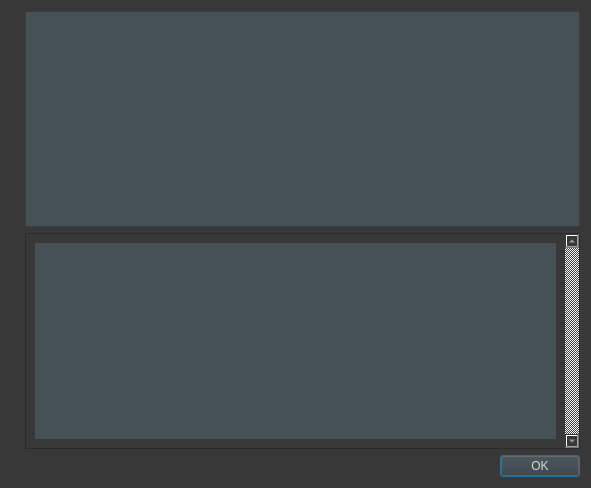
<?xml version="1.0" encoding="UTF-8"?>
<ui version="4.0">
 <class>HelpMessageDialog</class>
 <widget class="QDialog" name="HelpMessageDialog">
  <property name="geometry">
   <rect>
    <x>0</x>
    <y>0</y>
    <width>591</width>
    <height>488</height>
   </rect>
  </property>
  <property name="font">
   <font>
    <pointsize>10</pointsize>
   </font>
  </property>
  <property name="windowTitle">
   <string notr="true">TWINS Core - Command-line options</string>
  </property>
  <property name="styleSheet">
   <string notr="true">background-color:rgb(56, 56, 56);
color:rgb(211, 215, 207);</string>
  </property>
  <layout class="QHBoxLayout" name="horizontalLayout_2">
   <item>
    <widget class="QLabel" name="graphic">
     <property name="sizePolicy">
      <sizepolicy hsizetype="Preferred" vsizetype="Ignored">
       <horstretch>0</horstretch>
       <verstretch>0</verstretch>
      </sizepolicy>
     </property>
     <property name="styleSheet">
      <string notr="true">background-color:rgb(56, 56, 56);
color:rgb(211, 215, 207);</string>
     </property>
     <property name="pixmap">
      <pixmap resource="../twins.qrc">:/images/about</pixmap>
     </property>
    </widget>
   </item>
   <item>
    <layout class="QVBoxLayout" name="verticalLayout">
     <item>
      <widget class="QTextEdit" name="helpMessage">
       <property name="styleSheet">
        <string notr="true">background-color:rgb(70, 81, 86);
color:rgb(211, 215, 207);</string>
       </property>
       <property name="readOnly">
        <bool>true</bool>
       </property>
      </widget>
     </item>
     <item>
      <widget class="QScrollArea" name="scrollArea">
       <property name="verticalScrollBarPolicy">
        <enum>Qt::ScrollBarAlwaysOn</enum>
       </property>
       <property name="widgetResizable">
        <bool>true</bool>
       </property>
       <widget class="QWidget" name="scrollAreaWidgetContents">
        <property name="geometry">
         <rect>
          <x>0</x>
          <y>0</y>
          <width>70</width>
          <height>212</height>
         </rect>
        </property>
        <layout class="QVBoxLayout" name="verticalLayout_2">
         <item>
          <widget class="QLabel" name="aboutMessage">
           <property name="cursor">
            <cursorShape>IBeamCursor</cursorShape>
           </property>
           <property name="styleSheet">
            <string notr="true">background-color:rgb(70, 81, 86);
color:rgb(211, 215, 207);</string>
           </property>
           <property name="textFormat">
            <enum>Qt::PlainText</enum>
           </property>
           <property name="alignment">
            <set>Qt::AlignLeading|Qt::AlignLeft|Qt::AlignTop</set>
           </property>
           <property name="openExternalLinks">
            <bool>true</bool>
           </property>
           <property name="textInteractionFlags">
            <set>Qt::LinksAccessibleByMouse|Qt::TextSelectableByKeyboard|Qt::TextSelectableByMouse</set>
           </property>
          </widget>
         </item>
        </layout>
       </widget>
      </widget>
     </item>
     <item>
      <widget class="QDialogButtonBox" name="okButton">
       <property name="orientation">
        <enum>Qt::Horizontal</enum>
       </property>
       <property name="standardButtons">
        <set>QDialogButtonBox::Ok</set>
       </property>
      </widget>
     </item>
    </layout>
   </item>
  </layout>
 </widget>
 <resources>
  <include location="../twins.qrc"/>
 </resources>
 <connections>
  <connection>
   <sender>okButton</sender>
   <signal>accepted()</signal>
   <receiver>HelpMessageDialog</receiver>
   <slot>accept()</slot>
   <hints>
    <hint type="sourcelabel">
     <x>20</x>
     <y>20</y>
    </hint>
    <hint type="destinationlabel">
     <x>20</x>
     <y>20</y>
    </hint>
   </hints>
  </connection>
  <connection>
   <sender>okButton</sender>
   <signal>rejected()</signal>
   <receiver>HelpMessageDialog</receiver>
   <slot>reject()</slot>
   <hints>
    <hint type="sourcelabel">
     <x>20</x>
     <y>20</y>
    </hint>
    <hint type="destinationlabel">
     <x>20</x>
     <y>20</y>
    </hint>
   </hints>
  </connection>
 </connections>
</ui>
